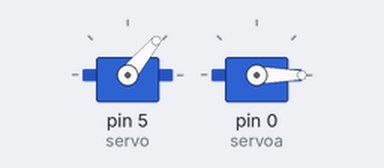
A sketch run on a simulated Arduino Uno, built with avr-gcc and run on an emulated ATmega328P. On the bench: 2 × servo.

Above: at 2.05 s.
At 2.25 s:
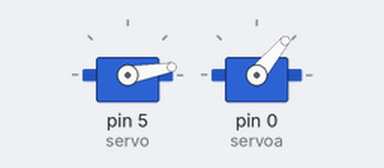
At 2.4 s:
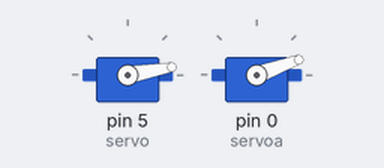
Timing chart, 0 to 5.0 s (numbered marks = the images above):
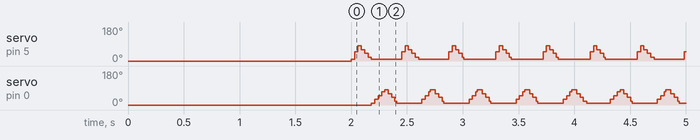

Measured:
- by itself, servo on pin 5 (servo): repeats every 0.42 s: 50° 0.03 s, 80° 0.03 s, 60° 0.03 s, 40° 0.03 s, 20° 0.03 s, 10° 0.27 s
- by itself, servo on pin 0 (servoa): repeats every 0.42 s: 30° 0.03 s, 50° 0.03 s, 70° 0.03 s, 80° 0.03 s, 60° 0.03 s, 40° 0.03 s, 20° 0.02 s, 10° 0.23 s

The sketch:

servo_2_test.ino
```cpp
#include<Servo.h>

Servo servo;
Servo servoa;
int pos = 0;    // variable to store the servo position
int posi = 0;

void setup() {
  // put your setup code here, to run once:
  servo.attach(5, 500, 2400);//D1 of NodeMcu
  servo.write(0);
  delay(1000);
  servoa.attach(0, 500, 2400);
  servoa.write(0);
  delay(1000);
}


void loop() {
 for (pos = 10; pos <= 80; pos += 20) {
    servo.write(pos);
    delay(15);
  }
  for (pos = 80; pos >= 10; pos -= 10) {
    servo.write(pos);
    delay(15);
  }
  for (posi = 10; posi <=80; posi += 10) {
    servoa.write(posi);
    delay(15);
    }
  for (posi = 80; posi >= 10; posi -= 10) {
    servoa.write(posi);
    delay(15);
  }
}
```
